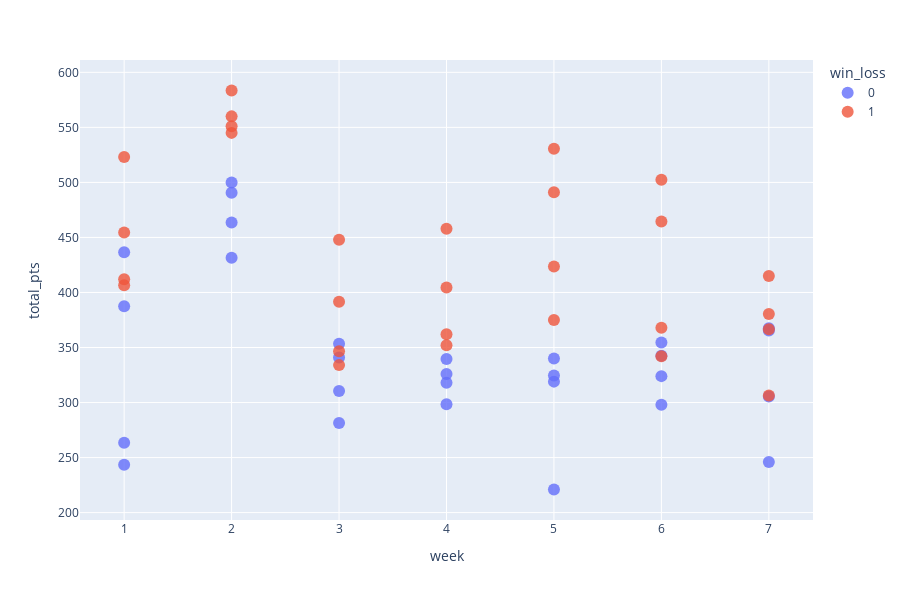

Notebook source saved alongside this figure:
### Code cell
# weekly scores showing wins/losses

df['win_loss'] = df['win_loss'].astype('category')
scatter_fig = px.scatter(df,
                        x='week',
                        y='total_pts',
                        color='win_loss',
                        height=600)

scatter_fig.update_traces(marker=dict(
    size=12,
    line_color='black',
    opacity=.8))

scatter_fig.show()

### Figure 1 — Plotly figure (JSON) as saved in the notebook; plotly's stock layout.template omitted (floating-point values rounded to 4 significant figures)
{"data": [{"hovertemplate": "win_loss=0<br>week=%{x}<br>total_pts=%{y}<extra></extra>", "legendgroup": "0", "marker": {"color": "#636efa", "line": {"color": "black"}, "opacity": 0.8, "size": 12, "symbol": "circle"}, "mode": "markers", "name": "0", "orientation": "v", "showlegend": true, "type": "scatter", "x": [1, 1, 1, 1, 2, 2, 2, 2, 3, 3, 3, 3, 4, 4, 4, 4, 5, 5, 5, 5, 6, 6, 6, 6, 7, 7, 7, 7], "xaxis": "x", "y": [263.5, 436.5, 243.5, 387.5, 490.5, 431.5, 463.5, 500, 281.5, 353.5, 310.5, 341, 318, 298.5, 339.5, 326, 221, 319, 340, 324.5, 298, 354.5, 342.5, 324, 246, 367.5, 305.5, 365.5], "yaxis": "y"}, {"hovertemplate": "win_loss=1<br>week=%{x}<br>total_pts=%{y}<extra></extra>", "legendgroup": "1", "marker": {"color": "#EF553B", "line": {"color": "black"}, "opacity": 0.8, "size": 12, "symbol": "circle"}, "mode": "markers", "name": "1", "orientation": "v", "showlegend": true, "type": "scatter", "x": [1, 1, 1, 1, 2, 2, 2, 2, 3, 3, 3, 3, 4, 4, 4, 4, 5, 5, 5, 5, 6, 6, 6, 6, 7, 7, 7, 7], "xaxis": "x", "y": [406.5, 412, 454.5, 523, 560, 551, 545, 583.5, 346.5, 334, 448, 391.5, 404.5, 362, 352, 458, 423.5, 491, 375, 530.5, 464.5, 368, 502.5, 342, 306.5, 380.5, 415, 366.5], "yaxis": "y"}], "layout": {"height": 600, "legend": {"title": {"text": "win_loss"}, "tracegroupgap": 0}, "margin": {"t": 60}, "xaxis": {"anchor": "y", "domain": [0, 1], "title": {"text": "week"}}, "yaxis": {"anchor": "x", "domain": [0, 1], "title": {"text": "total_pts"}}}}
